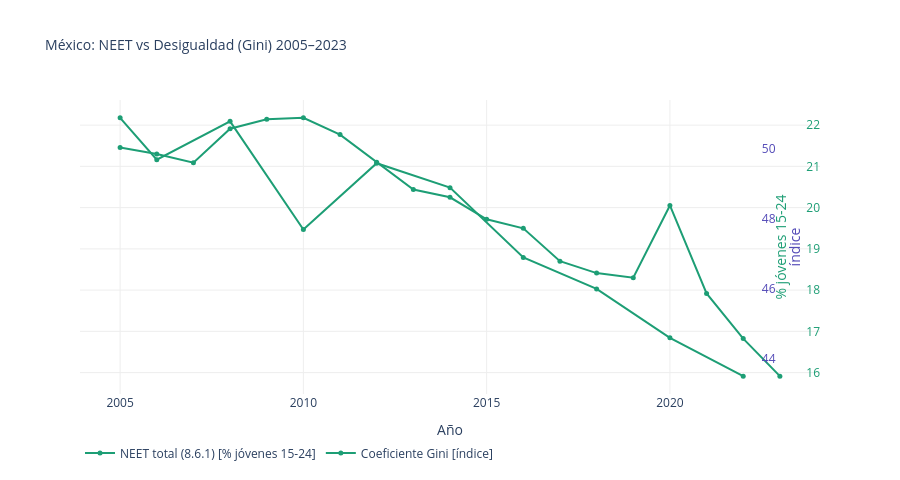

Write notebook code for a chart like this one.
### Code cell
# %% ── Gráficas ───────────────────────────────────────────────────────────────

# Overlay: NEET total vs Gini
plot_overlay(
    {k: datos[k] for k in ["neet", "gini"] if k in datos},
    title="México: NEET vs Desigualdad (Gini) 2005–2023",
)

### Figure 1 — Plotly figure (JSON) as saved in the notebook; plotly's stock layout.template omitted (floating-point values rounded to 4 significant figures)
{"data": [{"line": {"color": "#1D9E75", "width": 2}, "marker": {"size": 5}, "mode": "lines+markers", "name": "NEET total (8.6.1) [% jóvenes 15-24]", "type": "scatter", "x": [2005, 2006, 2007, 2008, 2009, 2010, 2011, 2012, 2013, 2014, 2015, 2016, 2017, 2018, 2019, 2020, 2021, 2022, 2023], "y": [21.46, 21.3, 21.09, 21.91, 22.14, 22.18, 21.77, 21.1, 20.44, 20.25, 19.72, 19.5, 18.7, 18.41, 18.3, 20.05, 17.92, 16.82, 15.91], "yaxis": "y"}, {"line": {"color": "#1D9E75", "width": 2}, "marker": {"size": 5}, "mode": "lines+markers", "name": "Coeficiente Gini [índice]", "type": "scatter", "x": [2005, 2006, 2008, 2010, 2012, 2014, 2016, 2018, 2020, 2022], "y": [50.9, 49.7, 50.8, 47.7, 49.6, 48.9, 46.9, 46.0, 44.6, 43.5], "yaxis": "y2"}], "layout": {"height": 480, "hovermode": "x unified", "legend": {"orientation": "h", "x": 0, "xanchor": "left", "y": -0.25, "yanchor": "bottom"}, "plot_bgcolor": "white", "title": {"font": {"size": 14}, "text": "México: NEET vs Desigualdad (Gini) 2005–2023"}, "xaxis": {"gridcolor": "#eeeeee", "showgrid": true, "title": {"text": "Año"}}, "yaxis": {"gridcolor": "#eeeeee", "position": 1, "showgrid": true, "side": "left", "tickfont": {"color": "#1D9E75"}, "title": {"font": {"color": "#1D9E75"}, "text": "% jóvenes 15-24"}}, "yaxis2": {"gridcolor": "#eeeeee", "overlaying": "y", "position": 0.92, "showgrid": false, "side": "right", "tickfont": {"color": "#534AB7"}, "title": {"font": {"color": "#534AB7"}, "text": "índice"}}}}
